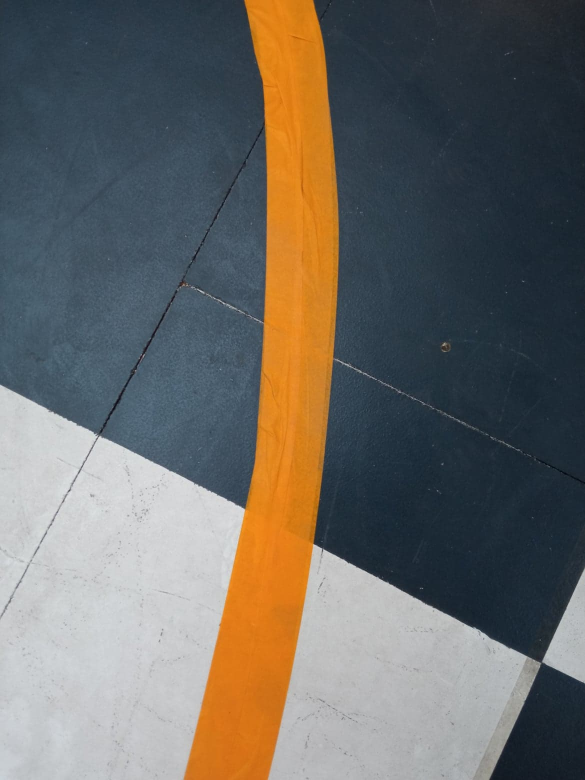
#> input picture Test_line_follower/Photo_orange.JPG, 1170 x 1560 px (shown at 1/2 size)
$ python Photo_test.py
#> lines starting #> are read from the running program, lines starting #| are printed output that depends on the picture; after the words box and inside, x2 and y2 are one past the last pixel; in counts of white or black regions, pixels touching at a corner belong together
import cv2


while True:
    image = cv2.imread("Photo_orange.JPG")
#> image is the input picture: shape (1560, 1170, 3); mean B, G, R 100, 104.5, 106.7
    image = cv2.resize(image, (480, 360))
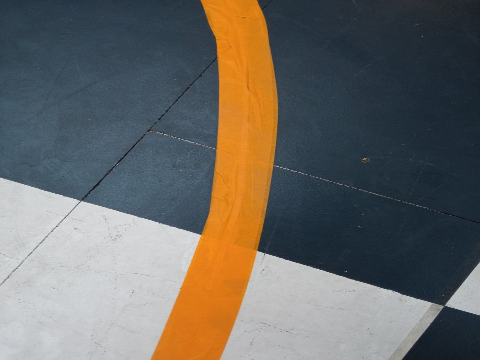
#> image: shape (360, 480, 3); mean B, G, R 99.9, 104.4, 106.6
    image_hsv = cv2.cvtColor(image, cv2.COLOR_BGR2HSV)
#> image_hsv: shape (360, 480, 3); mean H, S, V 90.4, 88.2, 123.9
    image_filt = cv2.inRange(image_hsv,(10,100,20),(25,255,255))
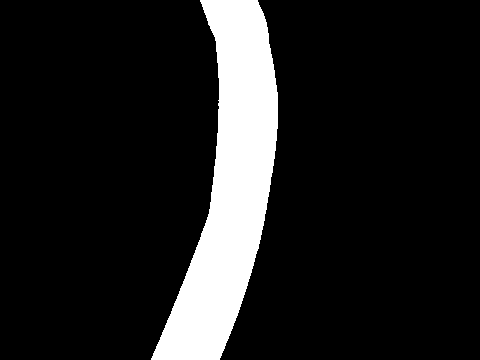
#> image_filt: shape (360, 480); 12.7% white; 1 white region, box (x1, y1, x2, y2) and area: (151, 0, 278, 360) 21886
    cv2.imshow('image',image_filt)
    cv2.waitKey(10)
